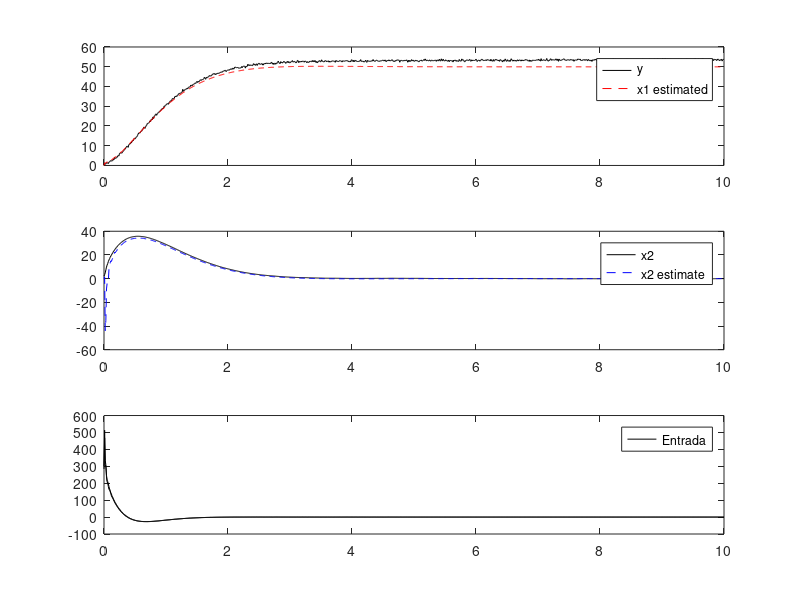

Reproduce this figure in MATLAB.
%% LKF Guel cortez 2024
% LKF for cart model


clearvars;
close all;

b=1; m=2; Ts=1e-2; L=10;
%Cart_generative_model;

A=[[0,1];[0,-b/m]];
B=[0,1/m]';
C=[1,0];
D=0;

Ad=eye(2)+Ts*A;
Bd=Ts*B;

t=0:Ts:L;
w=1e-4;
v=1e-1;
Q=1e-5*eye(2);
R=v^2;
P=1e2*eye(2);
alpha=0.0003;

x_pred=zeros([2,length(t)]);
x_est=zeros([2,length(t)]);
y_pred=zeros([1,length(t)]);

x_pred(:,1)=[2,0]';

u_c = zeros([2,length(t)]);
k_c = [6 5];
xDeseada = [50 0];
x_c = zeros([2,length(t)]);
x_c(:,1) =[1,2]';
y_c = zeros([1,length(t)]);

for k=2:length(t)

    u_c(k-1) = k_c(1)*(xDeseada(1)-x_est(1,k-1)) + k_c(2)*(xDeseada(2)-x_est(2,k-1)) ;
    x_c(:,k)=Ad*x_c(:,k-1)+Bd*u_c(k-1)+sqrt(w)*randn([2,1]);
    y_c(k)=C*x_c(:,k)+sqrt(v)*randn;

    x_pred(:,k)=Ad*x_pred(:,k-1)+Bd*u_c(k-1);
    y_pred(k)=C*x_pred(:,k);

    P_pred=Ad*P*Ad'+Q;
    P_y=C*P_pred*C'+R;
    P_xy=P_pred*C';

    L=P_xy/P_y;
    x_est(:,k)=x_pred(:,k)+L*(y_c(k)-y_pred(k));
    P=P_pred-L*P_y*L';

    %% Q learning
    %Q=(1-alpha)*Q+alpha*L*(y_c(k)-y_pred(k))*(y_c(k)-y_pred(k))'*L';
end

subplot(3,1,1)
plot(t,y_c,'k')
hold on
plot(t,x_est(1,:),'r--')
legend('y','x1 estimated')

subplot(3,1,2)
plot(t,x_c(2,:),'k')
hold on
plot(t,x_est(2,:),'b--')
legend('x2 ','x2 estimate ')

subplot(3,1,3)
plot(t,u_c,'k')
legend('Entrada')
